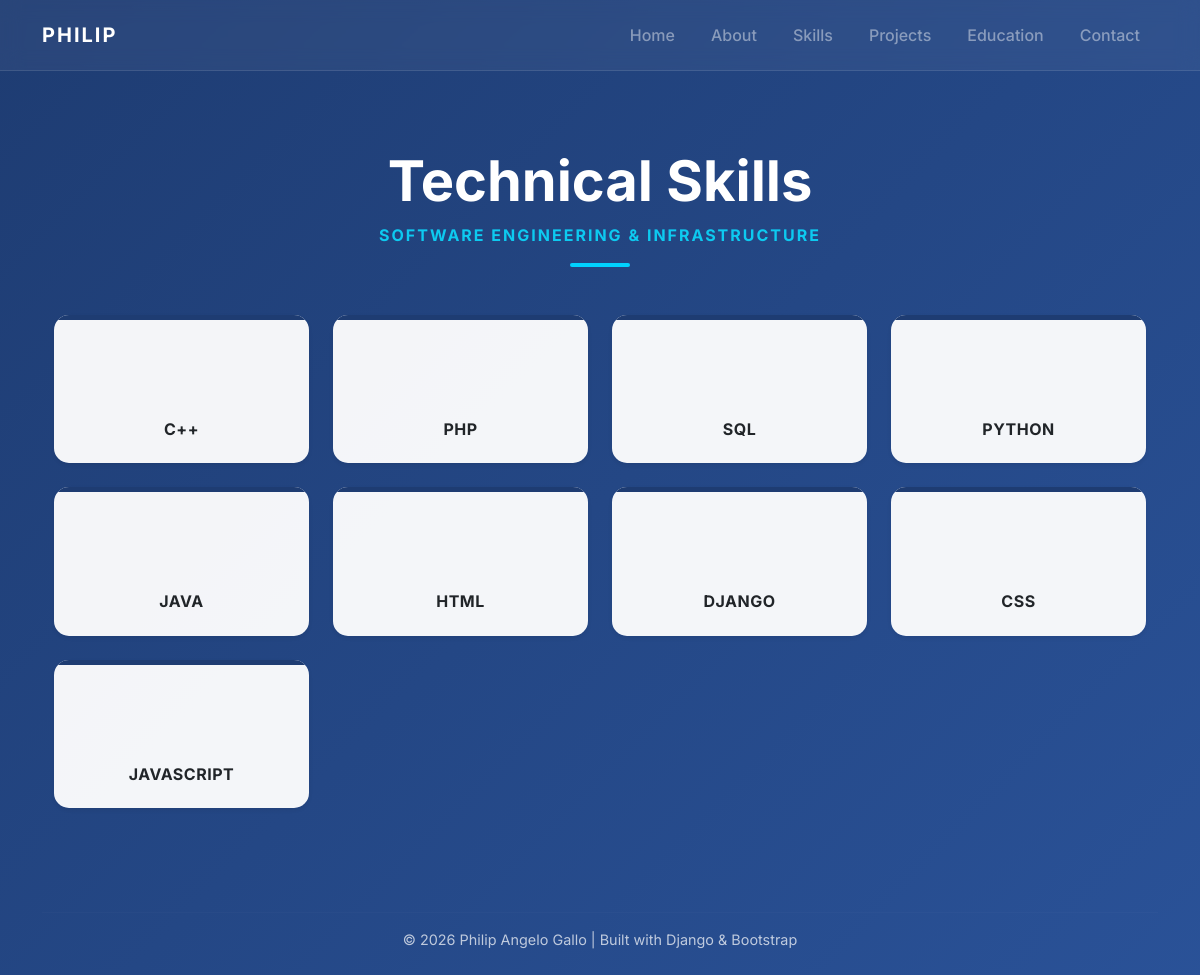
Screenshot of /skills/ with the database file from the repository.
### portfolio/models.py (models this page shows, shortened)
class Skill(models.Model):
    name = models.CharField(max_length=100)

### portfolio/views.py (the view)
# urls.py: path('skills/', views.skills, name='skills'),
def skills(request):
    skills = Skill.objects.all()
    return render(request, 'portfolio/skills.html', {'skills': skills})

### portfolio/templates/portfolio/skills.html (shortened to what this page needs)
{% extends 'portfolio/base.html' %}
{% block content %}
<link rel="stylesheet" href="https://cdn.jsdelivr.net/gh/devicons/devicon@latest/devicon.min.css">
<link rel="stylesheet" href="https://cdn.jsdelivr.net/npm/bootstrap-icons@1.11.1/font/bootstrap-icons.css">
<div class="container py-5">
    <div class="text-center mb-5">
        <h1 class="display-4 fw-bold text-white">Technical Skills</h1>
        <p class="text-info fw-bold text-uppercase" style="letter-spacing: 2px;">Software Engineering & Infrastructure</p>
        <div class="mx-auto" style="width: 60px; height: 4px; background: #00d2ff; border-radius: 2px;"></div>
    </div>
    <div class="row g-4">
        {% for skill in skills %}
        <div class="col-6 col-md-4 col-lg-3">
            <div class="card h-100 border-0 shadow-sm transition-hover"
                 style="background: rgba(255, 255, 255, 0.95); border-radius: 15px; overflow: hidden;">
                <div style="height: 5px; background: #1e3c72;"></div>
                <div class="card-body p-4 text-center d-flex flex-column align-items-center justify-content-center">
                    <h5 class="card-title fw-bold text-dark mb-0" style="font-size: 1rem; letter-spacing: 0.5px;">
                        {{ skill.name }}
                    </h5>
                </div>
            </div>
        </div>
        {% empty %}
        <div class="col-12 text-center text-white">
            <p class="lead">No skills added yet.</p>
        </div>
        {% endfor %}
    </div>
</div>
{% endblock %}

### portfolio/templates/portfolio/base.html (style rules this page uses)
body { background: linear-gradient(135deg, #1e3c72 0%, #2a5298 100%); font-family: 'Inter', sans-serif; min-height: 100vh; color: white; }

### portfolio/templates/portfolio/skills.html (style rules this page uses)
.transition-hover { transition: all 0.3s cubic-bezier(0.25, 0.8, 0.25, 1); }

### rows the page displays
Skill: name "C++"
Skill: name "PHP"
Skill: name "SQL"
Skill: name "PYTHON"
Skill: name "JAVA"
Skill: name "HTML"
Skill: name "DJANGO"
Skill: name "CSS"
Skill: name "JAVASCRIPT"
